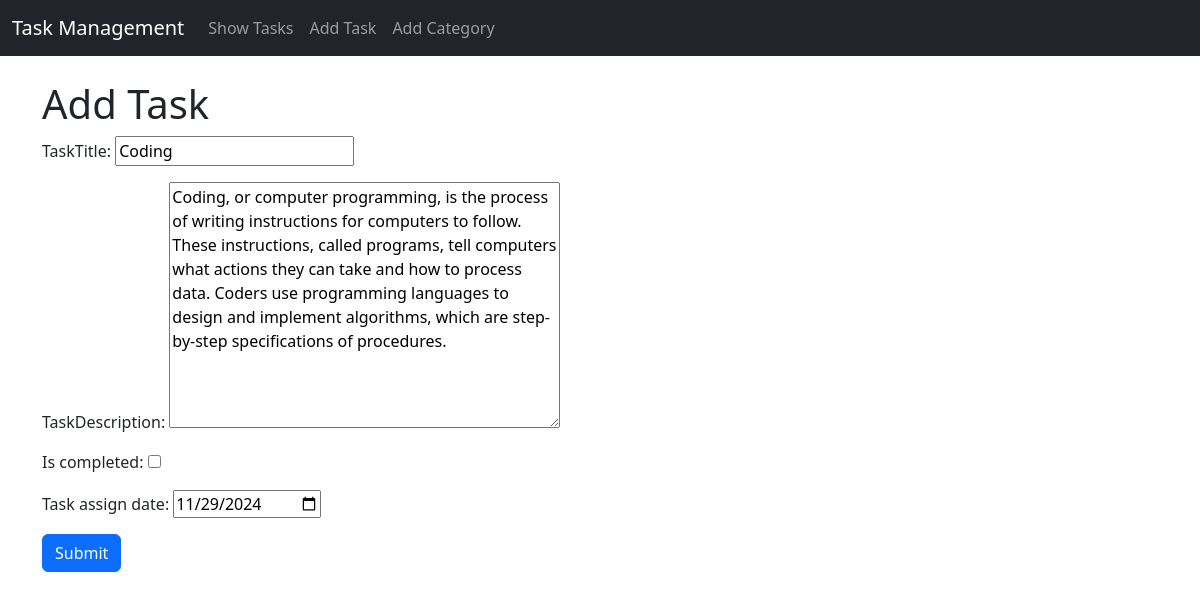
Screenshot of /task/edit/1/ with the database file from the repository.
### tasks/models.py (models this page shows, shortened)
class TaskModel(models.Model):
    taskTitle = models.CharField(max_length=100)
    taskDescription = models.TextField()
    is_completed = models.BooleanField(default=False)
    task_assign_date = models.DateField()

### tasks/views.py (the view)
# urls.py: path('edit/<int:id>/', views.edit_task, name='edit_task'),
def edit_task(request, id):
    task = get_object_or_404(TaskModel, pk=id)
    if request.method == 'POST':
        task_form = TaskForm(request.POST, instance=task)
        if task_form.is_valid():
            task_form.save()
            return redirect('show_tasks')
    else:
        task_form = TaskForm(instance=task)
    return render(request, 'add_task.html', {'form': task_form})

### tasks/forms.py
class TaskForm(forms.ModelForm):
    task_assign_date = forms.DateField(
        widget=forms.DateInput(attrs={'type': 'date'}),
        input_formats=['%Y-%m-%d'],
    )
    class Meta:
        model = TaskModel
        fields = '__all__'

### tasks/templates/add_task.html
{% extends 'base.html' %} {% block content %}
<h1>Add Task</h1>
<form method="post">
  {% csrf_token %} {{ form.as_p }}
  <button class="btn btn-primary">Submit</button>
</form>
{% endblock %}

### rows the page displays
TaskModel: taskTitle "Coding", taskDescription "Coding, or computer programming, is the process of writing instructions for computers to follow. These instructions, called programs, tell computers what actions they can take and how to process data. Coders use programming languages to design and implement algorithms, which are step-by-step specifications of procedures.", task_assign_date "11/29/2024"
